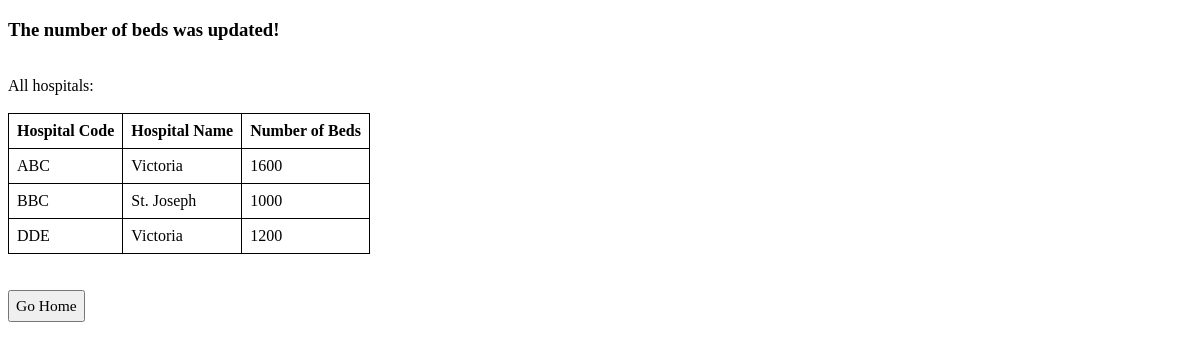
Screenshot of /numbedsupdated.php with the database file from the repository.
### tables this page shows
CREATE TABLE hospital (hoscode CHAR(3) NOT NULL, hosname VARCHAR(30) NOT NULL, city VARCHAR (20) NOT NULL, prov CHAR(2) NOT NULL, numofbed SMALLINT NOT NULL, headdoc CHAR(4), headdocstartdate DATE, PRIMARY KEY (hoscode), FOREIGN KEY (headdoc) REFERENCES doctor(licensenum));

### numbedsupdated.php (the view, shortened to what this page needs)
<!DOCTYPE html>
<html>
<head>
    <link rel="stylesheet" type="text/css" href="styles.css">
</head>
<body>
<?php
    include 'connecttodb.php';
    echo "<h3>" . "The number of beds was updated!" . "</h3><br>";
    $query = "SELECT hoscode, hosname, numofbed FROM hospital";
    $result=mysqli_query($connection,$query);
    echo "All hospitals:<br><br>";
    echo "<table>";
    echo "<tr>";
    echo "<th>" . "Hospital Code" . "</th>";
    echo "<th>" . "Hospital Name" . "</th>";
    echo "<th>" . "Number of Beds" . "</th>";
    echo "</tr>";
    while ($row=mysqli_fetch_assoc($result)) {
        echo "<tr>";
        echo "<td>" . $row["hoscode"]  . "</td>";
        echo "<td>" . $row["hosname"] . "</td>";
        echo "<td>" . $row["numofbed"] . "</td>";
        echo "</tr>";
    }
    echo "<table><br>";
?>
<br>
<form action="home.php" method="post" id="home">
<input type="submit" value="Go Home">
</form>
</body>
</html>

### styles.css (style rules this page uses)
h3 { font-family: "Times New Roman"; }
body { font-family: "Georgia"; }
input { font-family: "Georgia"; font-size: 15.5px; padding: 5px 6px; }
table, th, td { border: 1px solid black; border-collapse: collapse; padding: 8px; }
th { text-align: left; }

### rows the page displays
hospital: hoscode "ABC", hosname "Victoria", numofbed "1600"
hospital: hoscode "BBC", hosname "St. Joseph", numofbed "1000"
hospital: hoscode "DDE", hosname "Victoria", numofbed "1200"
